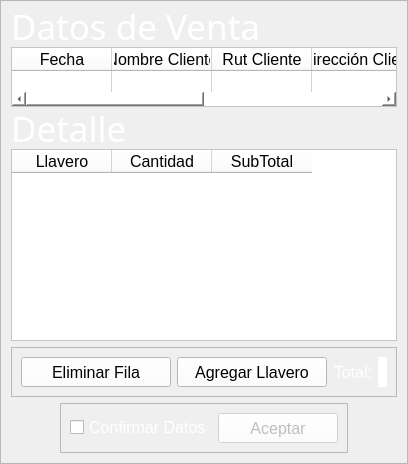
            <widget class="QWidget" name="venta_page">
             <layout class="QVBoxLayout" name="verticalLayout_6">
              <property name="spacing">
               <number>0</number>
              </property>
              <property name="leftMargin">
               <number>0</number>
              </property>
              <property name="topMargin">
               <number>0</number>
              </property>
              <property name="rightMargin">
               <number>0</number>
              </property>
              <property name="bottomMargin">
               <number>0</number>
              </property>
              <item>
               <widget class="QFrame" name="venta_frame">
                <property name="styleSheet">
                 <string notr="true"/>
                </property>
                <property name="frameShape">
                 <enum>QFrame::StyledPanel</enum>
                </property>
                <property name="frameShadow">
                 <enum>QFrame::Raised</enum>
                </property>
                <layout class="QVBoxLayout" name="verticalLayout_12">
                 <property name="spacing">
                  <number>6</number>
                 </property>
                 <property name="leftMargin">
                  <number>10</number>
                 </property>
                 <property name="topMargin">
                  <number>10</number>
                 </property>
                 <property name="rightMargin">
                  <number>10</number>
                 </property>
                 <property name="bottomMargin">
                  <number>10</number>
                 </property>
                 <item>
                  <widget class="QLabel" name="label_2">
                   <property name="minimumSize">
                    <size>
                     <width>0</width>
                     <height>30</height>
                    </size>
                   </property>
                   <property name="maximumSize">
                    <size>
                     <width>16777215</width>
                     <height>30</height>
                    </size>
                   </property>
                   <property name="font">
                    <font>
                     <family>Scheherazade</family>
                     <pointsize>26</pointsize>
                    </font>
                   </property>
                   <property name="styleSheet">
                    <string notr="true">color: rgb(255, 255, 255);</string>
                   </property>
                   <property name="text">
                    <string>Datos de Venta</string>
                   </property>
                  </widget>
                 </item>
                 <item>
                  <widget class="QTableWidget" name="tableCliente">
                   <property name="minimumSize">
                    <size>
                     <width>0</width>
                     <height>60</height>
                    </size>
                   </property>
                   <property name="maximumSize">
                    <size>
                     <width>16777215</width>
                     <height>60</height>
                    </size>
                   </property>
                   <property name="font">
                    <font>
                     <pointsize>12</pointsize>
                    </font>
                   </property>
                   <property name="styleSheet">
                    <string notr="true">background-color: rgb(255, 255, 255);
color: rgb(0, 0, 0);</string>
                   </property>
                   <property name="editTriggers">
                    <set>QAbstractItemView::AllEditTriggers</set>
                   </property>
                   <property name="alternatingRowColors">
                    <bool>false</bool>
                   </property>
                   <property name="showGrid">
                    <bool>true</bool>
                   </property>
                   <property name="wordWrap">
                    <bool>true</bool>
                   </property>
                   <property name="cornerButtonEnabled">
                    <bool>true</bool>
                   </property>
                   <attribute name="horizontalHeaderHighlightSections">
                    <bool>true</bool>
                   </attribute>
                   <attribute name="verticalHeaderVisible">
                    <bool>false</bool>
                   </attribute>
                   <row>
                    <property name="text">
                     <string>Nueva fila</string>
                    </property>
                   </row>
                   <column>
                    <property name="text">
                     <string>Fecha</string>
                    </property>
                    <property name="font">
                     <font>
                      <family>MS Shell Dlg 2</family>
                      <pointsize>12</pointsize>
                     </font>
                    </property>
                   </column>
                   <column>
                    <property name="text">
                     <string>Nombre Cliente</string>
                    </property>
                    <property name="font">
                     <font>
                      <pointsize>12</pointsize>
                     </font>
                    </property>
                   </column>
                   <column>
                    <property name="text">
                     <string>Rut Cliente</string>
                    </property>
                    <property name="font">
                     <font>
                      <pointsize>12</pointsize>
                     </font>
                    </property>
                   </column>
                   <column>
                    <property name="text">
                     <string>Dirección Cliente</string>
                    </property>
                    <property name="font">
                     <font>
                      <pointsize>12</pointsize>
                     </font>
                    </property>
                   </column>
                   <column>
                    <property name="text">
                     <string>Teléfono Cliente</string>
                    </property>
                    <property name="font">
                     <font>
                      <family>MS Shell Dlg 2</family>
                      <pointsize>12</pointsize>
                     </font>
                    </property>
                   </column>
                   <column>
                    <property name="text">
                     <string>Entrega</string>
                    </property>
                    <property name="font">
                     <font>
                      <pointsize>12</pointsize>
                     </font>
                    </property>
                   </column>
                   <item row="0" column="1">
                    <property name="text">
                     <string/>
                    </property>
                    <property name="font">
                     <font>
                      <pointsize>12</pointsize>
                     </font>
                    </property>
                   </item>
                   <item row="0" column="2">
                    <property name="text">
                     <string/>
                    </property>
                    <property name="font">
                     <font>
                      <pointsize>12</pointsize>
                     </font>
                    </property>
                   </item>
                   <item row="0" column="3">
                    <property name="text">
                     <string/>
                    </property>
                    <property name="font">
                     <font>
                      <pointsize>12</pointsize>
                     </font>
                    </property>
                   </item>
                   <item row="0" column="4">
                    <property name="text">
                     <string/>
                    </property>
                   </item>
                   <item row="0" column="5">
                    <property name="text">
                     <string/>
                    </property>
                    <property name="font">
                     <font>
                      <pointsize>12</pointsize>
                     </font>
                    </property>
                   </item>
                  </widget>
                 </item>
                 <item>
                  <widget class="QLabel" name="label_3">
                   <property name="minimumSize">
                    <size>
                     <width>0</width>
                     <height>30</height>
                    </size>
                   </property>
                   <property name="maximumSize">
                    <size>
                     <width>16777215</width>
                     <height>30</height>
                    </size>
                   </property>
                   <property name="font">
                    <font>
                     <family>Scheherazade</family>
                     <pointsize>26</pointsize>
                    </font>
                   </property>
                   <property name="styleSheet">
                    <string notr="true">color: rgb(255, 255, 255);</string>
                   </property>
                   <property name="text">
                    <string>Detalle</string>
                   </property>
                  </widget>
                 </item>
                 <item>
                  <widget class="QTableWidget" name="tableDetalle">
                   <property name="font">
                    <font>
                     <pointsize>12</pointsize>
                    </font>
                   </property>
                   <property name="styleSheet">
                    <string notr="true">background-color: rgb(255, 255, 255);
color: rgb(0, 0, 0);</string>
                   </property>
                   <property name="editTriggers">
                    <set>QAbstractItemView::NoEditTriggers</set>
                   </property>
                   <property name="tabKeyNavigation">
                    <bool>true</bool>
                   </property>
                   <property name="alternatingRowColors">
                    <bool>true</bool>
                   </property>
                   <attribute name="verticalHeaderVisible">
                    <bool>false</bool>
                   </attribute>
                   <column>
                    <property name="text">
                     <string>Llavero</string>
                    </property>
                    <property name="font">
                     <font>
                      <pointsize>12</pointsize>
                     </font>
                    </property>
                   </column>
                   <column>
                    <property name="text">
                     <string>Cantidad</string>
                    </property>
                    <property name="font">
                     <font>
                      <pointsize>12</pointsize>
                     </font>
                    </property>
                   </column>
                   <column>
                    <property name="text">
                     <string>SubTotal</string>
                    </property>
                    <property name="font">
                     <font>
                      <pointsize>12</pointsize>
                     </font>
                    </property>
                   </column>
                  </widget>
                 </item>
                 <item>
                  <widget class="QFrame" name="venta_totalFrame">
                   <property name="styleSheet">
                    <string notr="true">color: rgb(255, 255, 255);</string>
                   </property>
                   <property name="frameShape">
                    <enum>QFrame::StyledPanel</enum>
                   </property>
                   <property name="frameShadow">
                    <enum>QFrame::Raised</enum>
                   </property>
                   <layout class="QHBoxLayout" name="horizontalLayout_9">
                    <item>
                     <widget class="QPushButton" name="btn_eliminar">
                      <property name="minimumSize">
                       <size>
                        <width>150</width>
                        <height>30</height>
                       </size>
                      </property>
                      <property name="maximumSize">
                       <size>
                        <width>150</width>
                        <height>30</height>
                       </size>
                      </property>
                      <property name="font">
                       <font>
                        <pointsize>12</pointsize>
                       </font>
                      </property>
                      <property name="styleSheet">
                       <string notr="true">background-color: rgb(255, 255, 255);
color: rgb(0, 0, 0);</string>
                      </property>
                      <property name="text">
                       <string>Eliminar Fila</string>
                      </property>
                     </widget>
                    </item>
                    <item>
                     <widget class="QPushButton" name="btn_addItem">
                      <property name="minimumSize">
                       <size>
                        <width>150</width>
                        <height>30</height>
                       </size>
                      </property>
                      <property name="maximumSize">
                       <size>
                        <width>150</width>
                        <height>30</height>
                       </size>
                      </property>
                      <property name="font">
                       <font>
                        <pointsize>12</pointsize>
                       </font>
                      </property>
                      <property name="styleSheet">
                       <string notr="true">background-color: rgb(255, 255, 255);
color: rgb(0, 0, 0);</string>
                      </property>
                      <property name="text">
                       <string>Agregar Llavero</string>
                      </property>
                     </widget>
                    </item>
                    <item>
                     <widget class="QLabel" name="label_7">
                      <property name="font">
                       <font>
                        <pointsize>12</pointsize>
                       </font>
                      </property>
                      <property name="text">
                       <string>Total:</string>
                      </property>
                      <property name="alignment">
                       <set>Qt::AlignRight|Qt::AlignTrailing|Qt::AlignVCenter</set>
                      </property>
                     </widget>
                    </item>
                    <item>
                     <widget class="QLabel" name="output_total">
                      <property name="maximumSize">
                       <size>
                        <width>100</width>
                        <height>16777215</height>
                       </size>
                      </property>
                      <property name="font">
                       <font>
                        <pointsize>12</pointsize>
                       </font>
                      </property>
                      <property name="styleSheet">
                       <string notr="true">background-color: rgb(255, 255, 255);
color: rgb(0, 0, 0);</string>
                      </property>
                      <property name="text">
                       <string/>
                      </property>
                     </widget>
                    </item>
                   </layout>
                  </widget>
                 </item>
                 <item alignment="Qt::AlignHCenter">
                  <widget class="QFrame" name="venta_bottom_confirmFrame">
                   <property name="minimumSize">
                    <size>
                     <width>0</width>
                     <height>50</height>
                    </size>
                   </property>
                   <property name="maximumSize">
                    <size>
                     <width>16777215</width>
                     <height>50</height>
                    </size>
                   </property>
                   <property name="styleSheet">
                    <string notr="true"/>
                   </property>
                   <property name="frameShape">
                    <enum>QFrame::StyledPanel</enum>
                   </property>
                   <property name="frameShadow">
                    <enum>QFrame::Raised</enum>
                   </property>
                   <layout class="QHBoxLayout" name="horizontalLayout_10">
                    <item>
                     <widget class="QCheckBox" name="checkBox_confirmar">
                      <property name="maximumSize">
                       <size>
                        <width>150</width>
                        <height>16777215</height>
                       </size>
                      </property>
                      <property name="font">
                       <font>
                        <pointsize>12</pointsize>
                       </font>
                      </property>
                      <property name="cursor">
                       <cursorShape>PointingHandCursor</cursorShape>
                      </property>
                      <property name="layoutDirection">
                       <enum>Qt::LeftToRight</enum>
                      </property>
                      <property name="styleSheet">
                       <string notr="true">color: rgb(255, 255, 255);</string>
                      </property>
                      <property name="text">
                       <string>Confirmar Datos</string>
                      </property>
                     </widget>
                    </item>
                    <item>
                     <widget class="QPushButton" name="btn_aceptar">
                      <property name="enabled">
                       <bool>false</bool>
                      </property>
                      <property name="minimumSize">
                       <size>
                        <width>120</width>
                        <height>30</height>
                       </size>
                      </property>
                      <property name="maximumSize">
                       <size>
                        <width>120</width>
                        <height>30</height>
                       </size>
                      </property>
                      <property name="font">
                       <font>
                        <pointsize>12</pointsize>
                       </font>
                      </property>
                      <property name="cursor">
                       <cursorShape>PointingHandCursor</cursorShape>
                      </property>
                      <property name="styleSheet">
                       <string notr="true">background-color: rgb(255, 255, 255);</string>
                      </property>
                      <property name="text">
                       <string>Aceptar</string>
                      </property>
                     </widget>
                    </item>
                   </layout>
                  </widget>
                 </item>
                </layout>
               </widget>
              </item>
             </layout>
            </widget>
